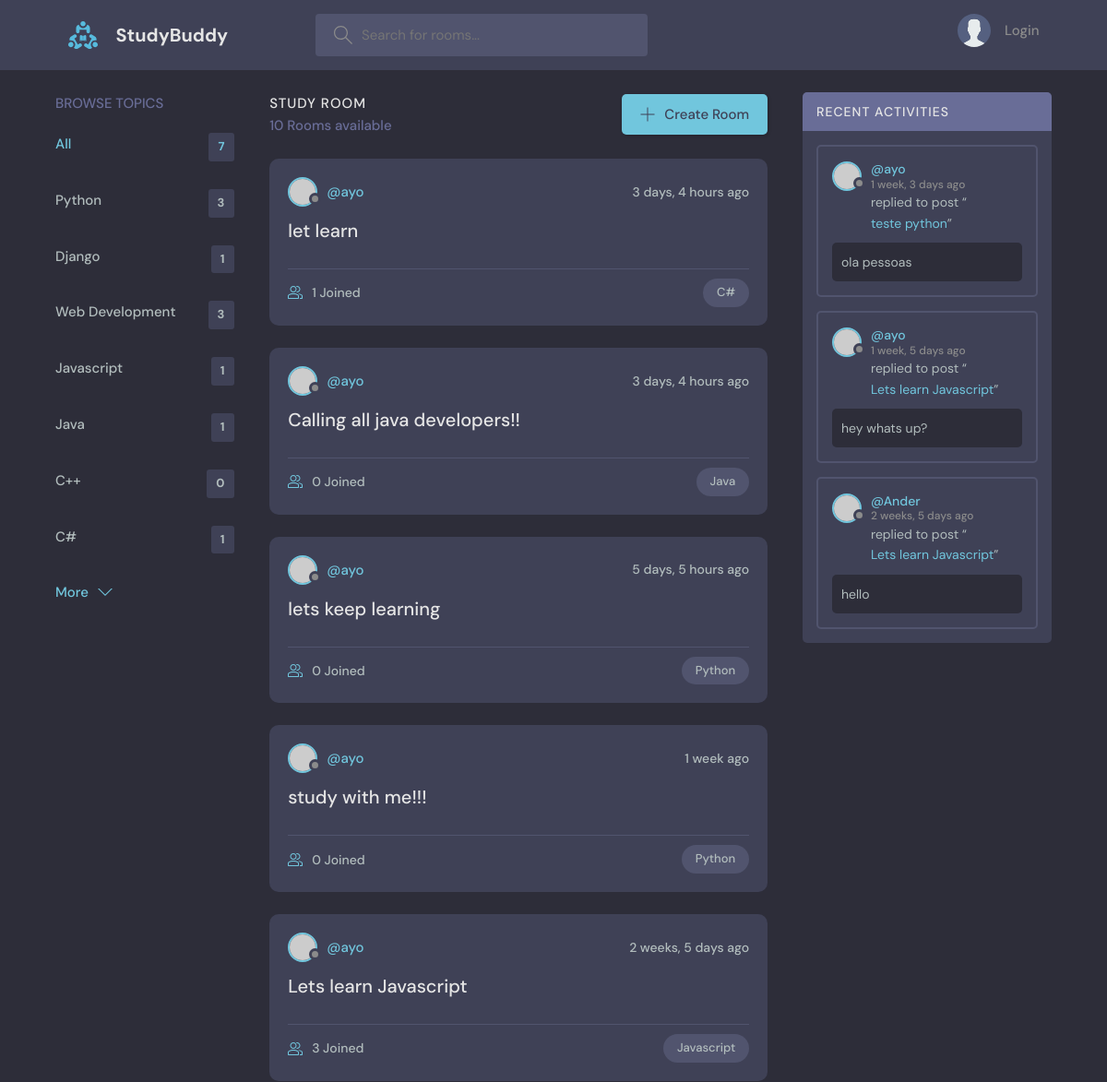
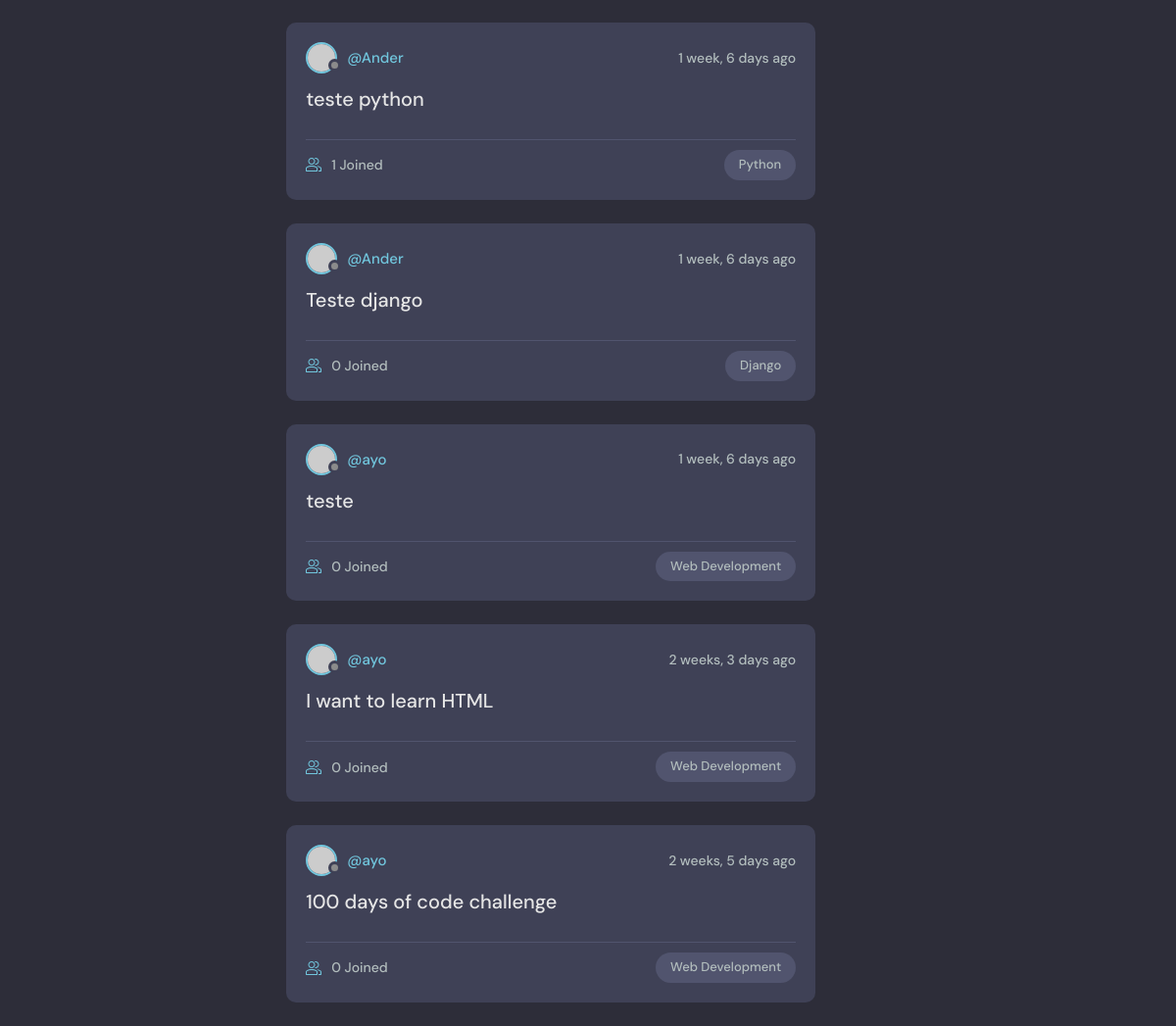
The page / on the database its author committed (2 pictures, top to bottom).
### base/models.py (models this page shows, shortened)
class Topic(models.Model):
    name = models.CharField(max_length=200)

class Room(models.Model):
    host = models.ForeignKey(User, on_delete=models.SET_NULL, null=True)
    topic = models.ForeignKey(Topic, on_delete=models.SET_NULL, null=True)
    name = models.CharField(max_length=200)
    description = models.TextField(null=True, blank=True)
    participants = models.ManyToManyField(User, related_name='participants', blank=True)
    update = models.DateTimeField(auto_now=True)
    created = models.DateTimeField(auto_now_add=True)
    class Meta:
        ordering = ['-update', '-created']
    def __str__(self):
        return self.name

class Message(models.Model):
    user = models.ForeignKey(User,on_delete=models.CASCADE)
    room = models.ForeignKey(Room, on_delete=models.CASCADE)
    body = models.TextField()
    update = models.DateTimeField(auto_now=True)
    created = models.DateTimeField(auto_now_add=True)
    class Meta:
        ordering = ['-update', '-created']

### base/views.py (the view)
# urls.py: path('', views.home, name="home"),
def home(request):
    q = request.GET.get('q') if request.GET.get('q') != None else ''
    rooms = Room.objects.filter(
        Q(topic__name__icontains=q) |
        Q(name__icontains=q) |
        Q(description__icontains=q)
        )
    topics = Topic.objects.all()
    room_count =  rooms.count()
    room_messages = Message.objects.filter(Q(room__topic__name__icontains=q))
    context = {'rooms': rooms,'topics': topics,'room_count': room_count,
               'room_messages': room_messages}
    return render(request, 'base/home.html', context)

### base/templates/base/home.html (shortened to what this page needs)
{% extends "main.html" %}
{% block content %}
<main class="layout layout--3">
  <div class="container">
    {% include 'base/topics_component.html' %}
    <div class="roomList">
      <div class="roomList__header">
        <div>
          <h2>Study Room</h2>
          <p>{{room_count}} Rooms available</p>
        </div>
        <a class="btn btn--main" href="{% url 'create-room' %}">
          <svg version="1.1" xmlns="http://www.w3.org/2000/svg" width="32" height="32"
               viewBox="0 0 32 32">
            <title>add</title>
            <path
                  d="M16.943 0.943h-1.885v14.115h-14.115v1.885h14.115v14.115h1.885v-14.115h14.115v-1.885h-14.115v-14.115z">
            </path>
          </svg>
          Create Room
        </a>
      </div>
      {% include 'base/feed_component.html' %}
    </div>
    {% include 'base/activity_component.html' %}
  </div>
</main>
{% endblock content %}

### base/templates/base/topics_component.html
<div class="topics">
  <div class="topics__header">
    <h2>Browse Topics</h2>
  </div>
  <ul class="topics__list">
    <li>
      <a href="{% url 'home' %}" class="active">All <span>{{topics.count}}</span></a>
    </li>
    {% for topic in topics %}
    <li>
      <a href="{% url 'home' %}?q={{topic.name}}">{{topic.name}}
        <span>{{topic.room_set.all.count}}</span></a>
    </li>
    {% endfor %}
  </ul>
  <a class="btn btn--link" href="{% url 'topics' %}">
    More
    <svg version="1.1" xmlns="http://www.w3.org/2000/svg" width="32" height="32"
         viewBox="0 0 32 32">
      <title>chevron-down</title>
      <path d="M16 21l-13-13h-3l16 16 16-16h-3l-13 13z"></path>
    </svg>
  </a>
</div>

### base/templates/base/feed_component.html (shortened to what this page needs)
{% for room in rooms %}
<div class="roomListRoom">
  <div class="roomListRoom__header">
    <a
      href="{% url 'user-profile' room.host.id %}"
      class="roomListRoom__author"
    >
      <div class="avatar avatar--small">
        <img src="https://randomuser.me/api/portraits/women/11.jpg" />
      </div>
      <span>@{{room.host.username}}</span>
    </a>
    <div class="roomListRoom__actions">
      <span>{{room.created|timesince}} ago</span>
    </div>
  </div>
  <div class="roomListRoom__content">
    <a href="{% url 'room' room.id %}">{{room.name}}</a>
  </div>
  <div class="roomListRoom__meta">
    <a href="{% url 'room' room.id %}" class="roomListRoom__joined">
      {{room.participants.all.count}} Joined
    </a>
    <p class="roomListRoom__topic">{{room.topic.name}}</p>
  </div>
</div>
{% endfor %}

### base/templates/base/activity_component.html (shortened to what this page needs)
<div class="activities">
  <div class="activities__header">
    <h2>Recent Activities</h2>
  </div>
  {% for message in room_messages %}
  <div class="activities__box">
    <div class="activities__boxHeader roomListRoom__header">
      <a
        href="{% url 'user-profile' message.user.id %}"
        class="roomListRoom__author"
      >
        <div class="avatar avatar--small">
          <img src="https://randomuser.me/api/portraits/women/11.jpg" />
        </div>
        <p>
          @{{message.user}}
          <span>{{message.created|timesince}} ago</span>
        </p>
      </a>
    </div>
    <div class="activities__boxContent">
      <p>
        replied to post “<a href="{% url 'room' message.room.id %}"
          >{{message.room}}</a
        >”
      </p>
      <div class="activities__boxRoomContent">{{message.body}}</div>
    </div>
  </div>
  {% endfor %}
</div>

### rows shown on the page
Topic: name "Python", room_set.all.count "3"
Topic: name "Django", room_set.all.count "1"
Topic: name "Web Development", room_set.all.count "3"
Topic: name "Javascript", room_set.all.count "1"
Topic: name "Java", room_set.all.count "1"
Topic: name "C++", room_set.all.count "0"
Topic: name "C#", room_set.all.count "1"
Room: host.username "ayo", created "3 days, 4 hours", name "let learn", participants.all.count "1", topic.name "C#"
Room: host.username "ayo", created "3 days, 4 hours", name "Calling all java developers!!", participants.all.count "0", topic.name "Java"
Room: host.username "ayo", created "5 days, 5 hours", name "lets keep learning", participants.all.count "0", topic.name "Python"
Room: host.username "ayo", created "1 week", name "study with me!!!", participants.all.count "0", topic.name "Python"
Room: host.username "ayo", created "2 weeks, 5 days", name "Lets learn Javascript", participants.all.count "3", topic.name "Javascript"
Room: host.username "Ander", created "1 week, 6 days", name "teste python", participants.all.count "1", topic.name "Python"
Room: host.username "Ander", created "1 week, 6 days", name "Teste django", participants.all.count "0", topic.name "Django"
Room: host.username "ayo", created "1 week, 6 days", name "teste", participants.all.count "0", topic.name "Web Development"
Room: host.username "ayo", created "2 weeks, 3 days", name "I want to learn HTML", participants.all.count "0", topic.name "Web Development"
Room: host.username "ayo", created "2 weeks, 5 days", name "100 days of code challenge", participants.all.count "0", topic.name "Web Development"
Message: user "ayo", created "1 week, 3 days", room "teste python", body "ola pessoas"
Message: user "ayo", created "1 week, 5 days", room "Lets learn Javascript", body "hey whats up?"
Message: user "Ander", created "2 weeks, 5 days", room "Lets learn Javascript", body "hello"

### other values the page prints
{{ topics.count }} "7"
{{ room_count }} "10"
